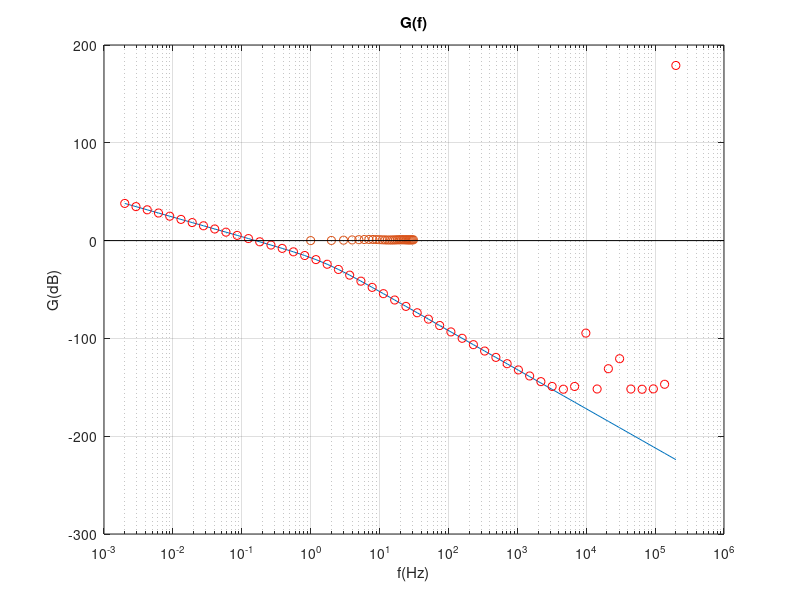

MATLAB code for this plot:
clear all;
close all ;
clc ;

N = 32
% a la periode -Te toutes les sorties sont nulles
s = zeros(1,N);
e = ones (1,N);

%initialisation
s(1) = e(1);
s(2) = e(2) + 0.5*s(1);
for k=3:N
    s(k) = e(k)- e(k-1) + 0.25*s(k-1) - 0.25*s(k-2);
end

%affichage
stem(s)

%2_b
W=[0:pi/100:pi];
G = abs(0.3*exp(-j*W) + 0.4  )
plot (W,G);
clear all;
close all ;
clc ;



f=logspace(-4,4) * 20 ;
W = 2*pi*f;
p = j*W;
Gp = 10 ./ (p.*(p+10));
semilogx(f,20*log10(abs(Gp)));
% discret
fe = 10000;
Te = 1/fe;
z =exp(p*Te);
Gz = 10*Te^2./(z.^(-2) - (10*Te+2)*z.^(-1) + 10*Te+1);
hold on ; %superposer les courbes
semilogx(f,20*log10(abs(Gz)),'or');
grid
xlabel('f(Hz)');
ylabel('G(dB)');
title('G(f)');

% ex4
N = 32 ;
K = 1 ;
indice = 0 :31 ;

s = zeros(1,N)
e = ones(1,N) ;

s(1) = 0
s(2) = 0

for k = 3:N
    s(k) = 0.16*K*e(k-2) + 1.6*s(k-1) - (0.16*K + 0.64) *s(k-2)
end

stem(indice,s)
